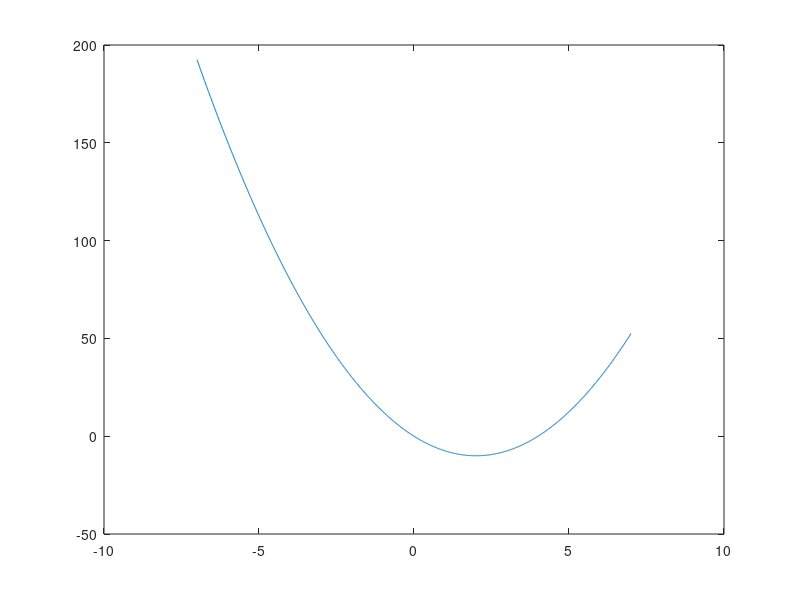
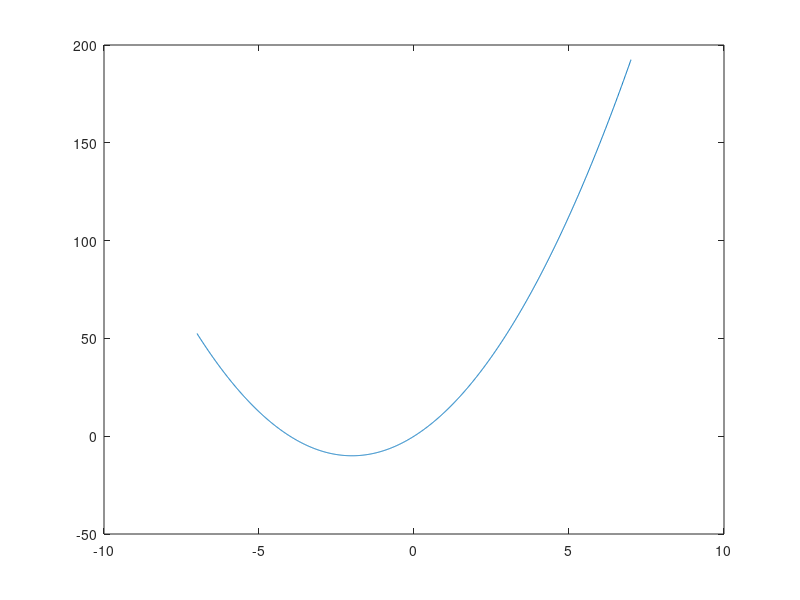
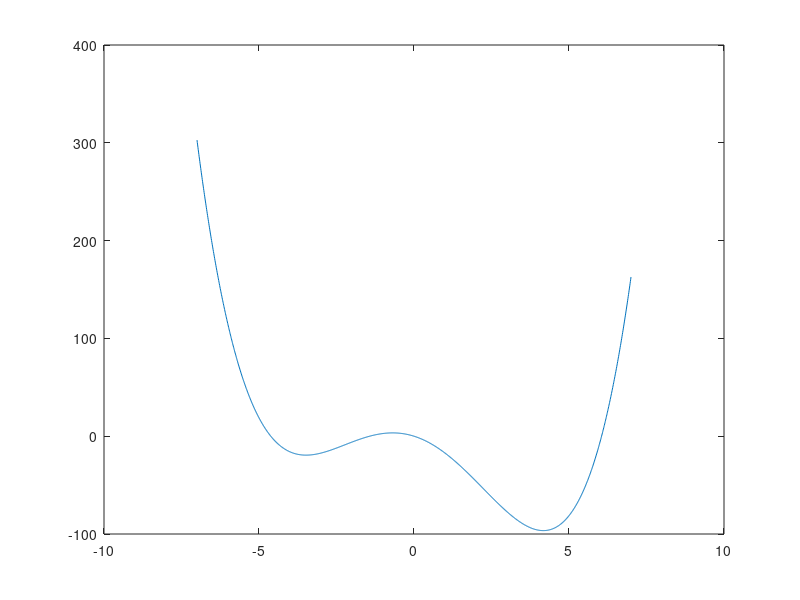
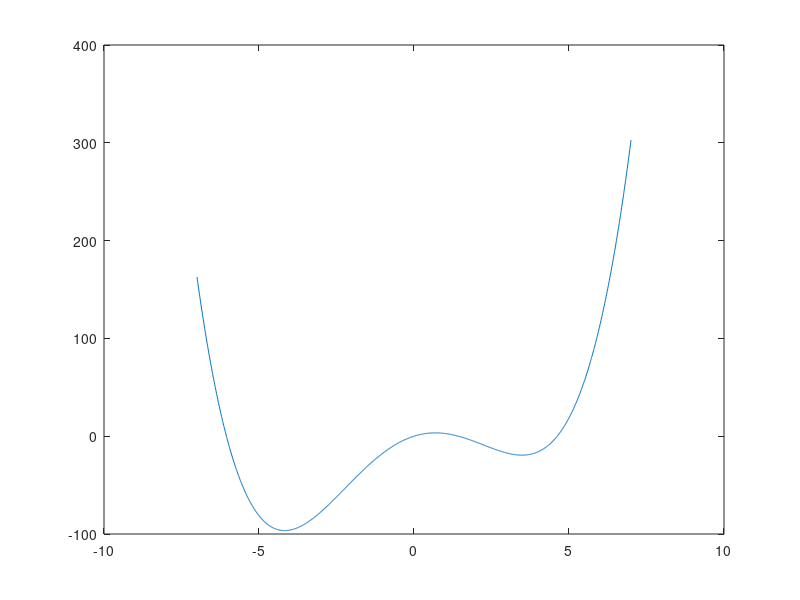

Recreate these plots in MATLAB, in order.
y = -7:0.01:7;
m = 10; lambda = 5; lambda_1 = -15;

figure
plot(y,-(m*y-lambda/2*y.^2))
figure
plot(y,-(-m*y-lambda/2*y.^2))
figure
plot(y,-(m*y-lambda_1/2*y.^2-y.^4/4))
figure
plot(y,-(-m*y-lambda_1/2*y.^2-y.^4/4))